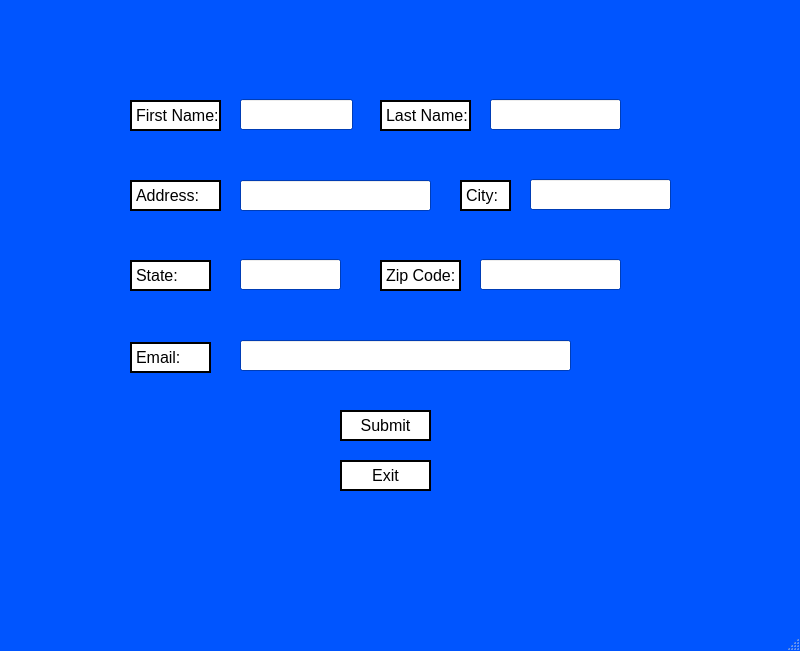
<?xml version="1.0" encoding="UTF-8"?>
<ui version="4.0">
 <class>MainWindow</class>
 <widget class="QMainWindow" name="MainWindow">
  <property name="geometry">
   <rect>
    <x>0</x>
    <y>0</y>
    <width>800</width>
    <height>651</height>
   </rect>
  </property>
  <property name="palette">
   <palette>
    <active>
     <colorrole role="WindowText">
      <brush brushstyle="SolidPattern">
       <color alpha="255">
        <red>0</red>
        <green>0</green>
        <blue>0</blue>
       </color>
      </brush>
     </colorrole>
     <colorrole role="Button">
      <brush brushstyle="SolidPattern">
       <color alpha="255">
        <red>0</red>
        <green>85</green>
        <blue>255</blue>
       </color>
      </brush>
     </colorrole>
     <colorrole role="Light">
      <brush brushstyle="SolidPattern">
       <color alpha="255">
        <red>127</red>
        <green>170</green>
        <blue>255</blue>
       </color>
      </brush>
     </colorrole>
     <colorrole role="Midlight">
      <brush brushstyle="SolidPattern">
       <color alpha="255">
        <red>63</red>
        <green>127</green>
        <blue>255</blue>
       </color>
      </brush>
     </colorrole>
     <colorrole role="Dark">
      <brush brushstyle="SolidPattern">
       <color alpha="255">
        <red>0</red>
        <green>42</green>
        <blue>127</blue>
       </color>
      </brush>
     </colorrole>
     <colorrole role="Mid">
      <brush brushstyle="SolidPattern">
       <color alpha="255">
        <red>0</red>
        <green>56</green>
        <blue>170</blue>
       </color>
      </brush>
     </colorrole>
     <colorrole role="Text">
      <brush brushstyle="SolidPattern">
       <color alpha="255">
        <red>0</red>
        <green>0</green>
        <blue>0</blue>
       </color>
      </brush>
     </colorrole>
     <colorrole role="BrightText">
      <brush brushstyle="SolidPattern">
       <color alpha="255">
        <red>255</red>
        <green>255</green>
        <blue>255</blue>
       </color>
      </brush>
     </colorrole>
     <colorrole role="ButtonText">
      <brush brushstyle="SolidPattern">
       <color alpha="255">
        <red>0</red>
        <green>0</green>
        <blue>0</blue>
       </color>
      </brush>
     </colorrole>
     <colorrole role="Base">
      <brush brushstyle="SolidPattern">
       <color alpha="255">
        <red>255</red>
        <green>255</green>
        <blue>255</blue>
       </color>
      </brush>
     </colorrole>
     <colorrole role="Window">
      <brush brushstyle="SolidPattern">
       <color alpha="255">
        <red>0</red>
        <green>85</green>
        <blue>255</blue>
       </color>
      </brush>
     </colorrole>
     <colorrole role="Shadow">
      <brush brushstyle="SolidPattern">
       <color alpha="255">
        <red>0</red>
        <green>0</green>
        <blue>0</blue>
       </color>
      </brush>
     </colorrole>
     <colorrole role="AlternateBase">
      <brush brushstyle="SolidPattern">
       <color alpha="255">
        <red>127</red>
        <green>170</green>
        <blue>255</blue>
       </color>
      </brush>
     </colorrole>
     <colorrole role="ToolTipBase">
      <brush brushstyle="SolidPattern">
       <color alpha="255">
        <red>255</red>
        <green>255</green>
        <blue>220</blue>
       </color>
      </brush>
     </colorrole>
     <colorrole role="ToolTipText">
      <brush brushstyle="SolidPattern">
       <color alpha="255">
        <red>0</red>
        <green>0</green>
        <blue>0</blue>
       </color>
      </brush>
     </colorrole>
    </active>
    <inactive>
     <colorrole role="WindowText">
      <brush brushstyle="SolidPattern">
       <color alpha="255">
        <red>0</red>
        <green>0</green>
        <blue>0</blue>
       </color>
      </brush>
     </colorrole>
     <colorrole role="Button">
      <brush brushstyle="SolidPattern">
       <color alpha="255">
        <red>0</red>
        <green>85</green>
        <blue>255</blue>
       </color>
      </brush>
     </colorrole>
     <colorrole role="Light">
      <brush brushstyle="SolidPattern">
       <color alpha="255">
        <red>127</red>
        <green>170</green>
        <blue>255</blue>
       </color>
      </brush>
     </colorrole>
     <colorrole role="Midlight">
      <brush brushstyle="SolidPattern">
       <color alpha="255">
        <red>63</red>
        <green>127</green>
        <blue>255</blue>
       </color>
      </brush>
     </colorrole>
     <colorrole role="Dark">
      <brush brushstyle="SolidPattern">
       <color alpha="255">
        <red>0</red>
        <green>42</green>
        <blue>127</blue>
       </color>
      </brush>
     </colorrole>
     <colorrole role="Mid">
      <brush brushstyle="SolidPattern">
       <color alpha="255">
        <red>0</red>
        <green>56</green>
        <blue>170</blue>
       </color>
      </brush>
     </colorrole>
     <colorrole role="Text">
      <brush brushstyle="SolidPattern">
       <color alpha="255">
        <red>0</red>
        <green>0</green>
        <blue>0</blue>
       </color>
      </brush>
     </colorrole>
     <colorrole role="BrightText">
      <brush brushstyle="SolidPattern">
       <color alpha="255">
        <red>255</red>
        <green>255</green>
        <blue>255</blue>
       </color>
      </brush>
     </colorrole>
     <colorrole role="ButtonText">
      <brush brushstyle="SolidPattern">
       <color alpha="255">
        <red>0</red>
        <green>0</green>
        <blue>0</blue>
       </color>
      </brush>
     </colorrole>
     <colorrole role="Base">
      <brush brushstyle="SolidPattern">
       <color alpha="255">
        <red>255</red>
        <green>255</green>
        <blue>255</blue>
       </color>
      </brush>
     </colorrole>
     <colorrole role="Window">
      <brush brushstyle="SolidPattern">
       <color alpha="255">
        <red>0</red>
        <green>85</green>
        <blue>255</blue>
       </color>
      </brush>
     </colorrole>
     <colorrole role="Shadow">
      <brush brushstyle="SolidPattern">
       <color alpha="255">
        <red>0</red>
        <green>0</green>
        <blue>0</blue>
       </color>
      </brush>
     </colorrole>
     <colorrole role="AlternateBase">
      <brush brushstyle="SolidPattern">
       <color alpha="255">
        <red>127</red>
        <green>170</green>
        <blue>255</blue>
       </color>
      </brush>
     </colorrole>
     <colorrole role="ToolTipBase">
      <brush brushstyle="SolidPattern">
       <color alpha="255">
        <red>255</red>
        <green>255</green>
        <blue>220</blue>
       </color>
      </brush>
     </colorrole>
     <colorrole role="ToolTipText">
      <brush brushstyle="SolidPattern">
       <color alpha="255">
        <red>0</red>
        <green>0</green>
        <blue>0</blue>
       </color>
      </brush>
     </colorrole>
    </inactive>
    <disabled>
     <colorrole role="WindowText">
      <brush brushstyle="SolidPattern">
       <color alpha="255">
        <red>0</red>
        <green>42</green>
        <blue>127</blue>
       </color>
      </brush>
     </colorrole>
     <colorrole role="Button">
      <brush brushstyle="SolidPattern">
       <color alpha="255">
        <red>0</red>
        <green>85</green>
        <blue>255</blue>
       </color>
      </brush>
     </colorrole>
     <colorrole role="Light">
      <brush brushstyle="SolidPattern">
       <color alpha="255">
        <red>127</red>
        <green>170</green>
        <blue>255</blue>
       </color>
      </brush>
     </colorrole>
     <colorrole role="Midlight">
      <brush brushstyle="SolidPattern">
       <color alpha="255">
        <red>63</red>
        <green>127</green>
        <blue>255</blue>
       </color>
      </brush>
     </colorrole>
     <colorrole role="Dark">
      <brush brushstyle="SolidPattern">
       <color alpha="255">
        <red>0</red>
        <green>42</green>
        <blue>127</blue>
       </color>
      </brush>
     </colorrole>
     <colorrole role="Mid">
      <brush brushstyle="SolidPattern">
       <color alpha="255">
        <red>0</red>
        <green>56</green>
        <blue>170</blue>
       </color>
      </brush>
     </colorrole>
     <colorrole role="Text">
      <brush brushstyle="SolidPattern">
       <color alpha="255">
        <red>0</red>
        <green>42</green>
        <blue>127</blue>
       </color>
      </brush>
     </colorrole>
     <colorrole role="BrightText">
      <brush brushstyle="SolidPattern">
       <color alpha="255">
        <red>255</red>
        <green>255</green>
        <blue>255</blue>
       </color>
      </brush>
     </colorrole>
     <colorrole role="ButtonText">
      <brush brushstyle="SolidPattern">
       <color alpha="255">
        <red>0</red>
        <green>42</green>
        <blue>127</blue>
       </color>
      </brush>
     </colorrole>
     <colorrole role="Base">
      <brush brushstyle="SolidPattern">
       <color alpha="255">
        <red>0</red>
        <green>85</green>
        <blue>255</blue>
       </color>
      </brush>
     </colorrole>
     <colorrole role="Window">
      <brush brushstyle="SolidPattern">
       <color alpha="255">
        <red>0</red>
        <green>85</green>
        <blue>255</blue>
       </color>
      </brush>
     </colorrole>
     <colorrole role="Shadow">
      <brush brushstyle="SolidPattern">
       <color alpha="255">
        <red>0</red>
        <green>0</green>
        <blue>0</blue>
       </color>
      </brush>
     </colorrole>
     <colorrole role="AlternateBase">
      <brush brushstyle="SolidPattern">
       <color alpha="255">
        <red>0</red>
        <green>85</green>
        <blue>255</blue>
       </color>
      </brush>
     </colorrole>
     <colorrole role="ToolTipBase">
      <brush brushstyle="SolidPattern">
       <color alpha="255">
        <red>255</red>
        <green>255</green>
        <blue>220</blue>
       </color>
      </brush>
     </colorrole>
     <colorrole role="ToolTipText">
      <brush brushstyle="SolidPattern">
       <color alpha="255">
        <red>0</red>
        <green>0</green>
        <blue>0</blue>
       </color>
      </brush>
     </colorrole>
    </disabled>
   </palette>
  </property>
  <property name="windowTitle">
   <string>MainWindow</string>
  </property>
  <widget class="QWidget" name="centralwidget">
   <widget class="QLabel" name="F_name_label">
    <property name="geometry">
     <rect>
      <x>130</x>
      <y>100</y>
      <width>91</width>
      <height>31</height>
     </rect>
    </property>
    <property name="font">
     <font>
      <pointsize>12</pointsize>
     </font>
    </property>
    <property name="styleSheet">
     <string notr="true">background-color: white;
border: 2px solid black;
</string>
    </property>
    <property name="text">
     <string>First Name:</string>
    </property>
   </widget>
   <widget class="QLineEdit" name="fname_lineEdit">
    <property name="geometry">
     <rect>
      <x>240</x>
      <y>99</y>
      <width>113</width>
      <height>31</height>
     </rect>
    </property>
   </widget>
   <widget class="QLabel" name="L_name_label">
    <property name="geometry">
     <rect>
      <x>380</x>
      <y>100</y>
      <width>91</width>
      <height>31</height>
     </rect>
    </property>
    <property name="font">
     <font>
      <pointsize>12</pointsize>
     </font>
    </property>
    <property name="styleSheet">
     <string notr="true">background-color: white;
border: 2px solid black;
</string>
    </property>
    <property name="text">
     <string>Last Name:</string>
    </property>
   </widget>
   <widget class="QLineEdit" name="Lname_lineEdit">
    <property name="geometry">
     <rect>
      <x>490</x>
      <y>99</y>
      <width>131</width>
      <height>31</height>
     </rect>
    </property>
   </widget>
   <widget class="QLabel" name="label">
    <property name="geometry">
     <rect>
      <x>130</x>
      <y>180</y>
      <width>91</width>
      <height>31</height>
     </rect>
    </property>
    <property name="font">
     <font>
      <pointsize>12</pointsize>
     </font>
    </property>
    <property name="styleSheet">
     <string notr="true">background-color: white;
border: 2px solid black;
</string>
    </property>
    <property name="text">
     <string>Address:</string>
    </property>
   </widget>
   <widget class="QLineEdit" name="address_lineEdit">
    <property name="geometry">
     <rect>
      <x>240</x>
      <y>180</y>
      <width>191</width>
      <height>31</height>
     </rect>
    </property>
   </widget>
   <widget class="QLabel" name="city_label">
    <property name="geometry">
     <rect>
      <x>460</x>
      <y>180</y>
      <width>51</width>
      <height>31</height>
     </rect>
    </property>
    <property name="font">
     <font>
      <pointsize>12</pointsize>
     </font>
    </property>
    <property name="styleSheet">
     <string notr="true">background-color: white;
border: 2px solid black;
</string>
    </property>
    <property name="text">
     <string>City:</string>
    </property>
   </widget>
   <widget class="QLineEdit" name="city_lineEdit">
    <property name="geometry">
     <rect>
      <x>530</x>
      <y>179</y>
      <width>141</width>
      <height>31</height>
     </rect>
    </property>
   </widget>
   <widget class="QLabel" name="state_label">
    <property name="geometry">
     <rect>
      <x>130</x>
      <y>260</y>
      <width>81</width>
      <height>31</height>
     </rect>
    </property>
    <property name="font">
     <font>
      <pointsize>12</pointsize>
     </font>
    </property>
    <property name="styleSheet">
     <string notr="true">background-color: white;
border: 2px solid black;
</string>
    </property>
    <property name="text">
     <string>State:</string>
    </property>
   </widget>
   <widget class="QLineEdit" name="state_lineEdit">
    <property name="geometry">
     <rect>
      <x>240</x>
      <y>259</y>
      <width>101</width>
      <height>31</height>
     </rect>
    </property>
   </widget>
   <widget class="QLabel" name="zip_code_label">
    <property name="geometry">
     <rect>
      <x>380</x>
      <y>260</y>
      <width>81</width>
      <height>31</height>
     </rect>
    </property>
    <property name="font">
     <font>
      <pointsize>12</pointsize>
     </font>
    </property>
    <property name="styleSheet">
     <string notr="true">background-color: white;
border: 2px solid black;
</string>
    </property>
    <property name="text">
     <string>Zip Code:</string>
    </property>
   </widget>
   <widget class="QLineEdit" name="zip_code_lineEdit">
    <property name="geometry">
     <rect>
      <x>480</x>
      <y>259</y>
      <width>141</width>
      <height>31</height>
     </rect>
    </property>
   </widget>
   <widget class="QLabel" name="email_label">
    <property name="geometry">
     <rect>
      <x>130</x>
      <y>342</y>
      <width>81</width>
      <height>31</height>
     </rect>
    </property>
    <property name="font">
     <font>
      <pointsize>12</pointsize>
     </font>
    </property>
    <property name="styleSheet">
     <string notr="true">background-color: white;
border: 2px solid black;
</string>
    </property>
    <property name="text">
     <string>Email:</string>
    </property>
   </widget>
   <widget class="QLineEdit" name="email_lineEdit">
    <property name="geometry">
     <rect>
      <x>240</x>
      <y>340</y>
      <width>331</width>
      <height>31</height>
     </rect>
    </property>
   </widget>
   <widget class="QPushButton" name="submit_pushButton">
    <property name="geometry">
     <rect>
      <x>340</x>
      <y>410</y>
      <width>91</width>
      <height>31</height>
     </rect>
    </property>
    <property name="font">
     <font>
      <pointsize>12</pointsize>
     </font>
    </property>
    <property name="styleSheet">
     <string notr="true">background-color: white;
border: 2px solid black;
</string>
    </property>
    <property name="text">
     <string>Submit</string>
    </property>
   </widget>
   <widget class="QPushButton" name="exit_pushButton">
    <property name="geometry">
     <rect>
      <x>340</x>
      <y>460</y>
      <width>91</width>
      <height>31</height>
     </rect>
    </property>
    <property name="font">
     <font>
      <pointsize>12</pointsize>
     </font>
    </property>
    <property name="styleSheet">
     <string notr="true">background-color: white;
border: 2px solid black;
</string>
    </property>
    <property name="text">
     <string>Exit</string>
    </property>
   </widget>
  </widget>
  <widget class="QMenuBar" name="menubar">
   <property name="geometry">
    <rect>
     <x>0</x>
     <y>0</y>
     <width>800</width>
     <height>21</height>
    </rect>
   </property>
  </widget>
  <widget class="QStatusBar" name="statusbar"/>
 </widget>
 <resources/>
 <connections/>
</ui>
